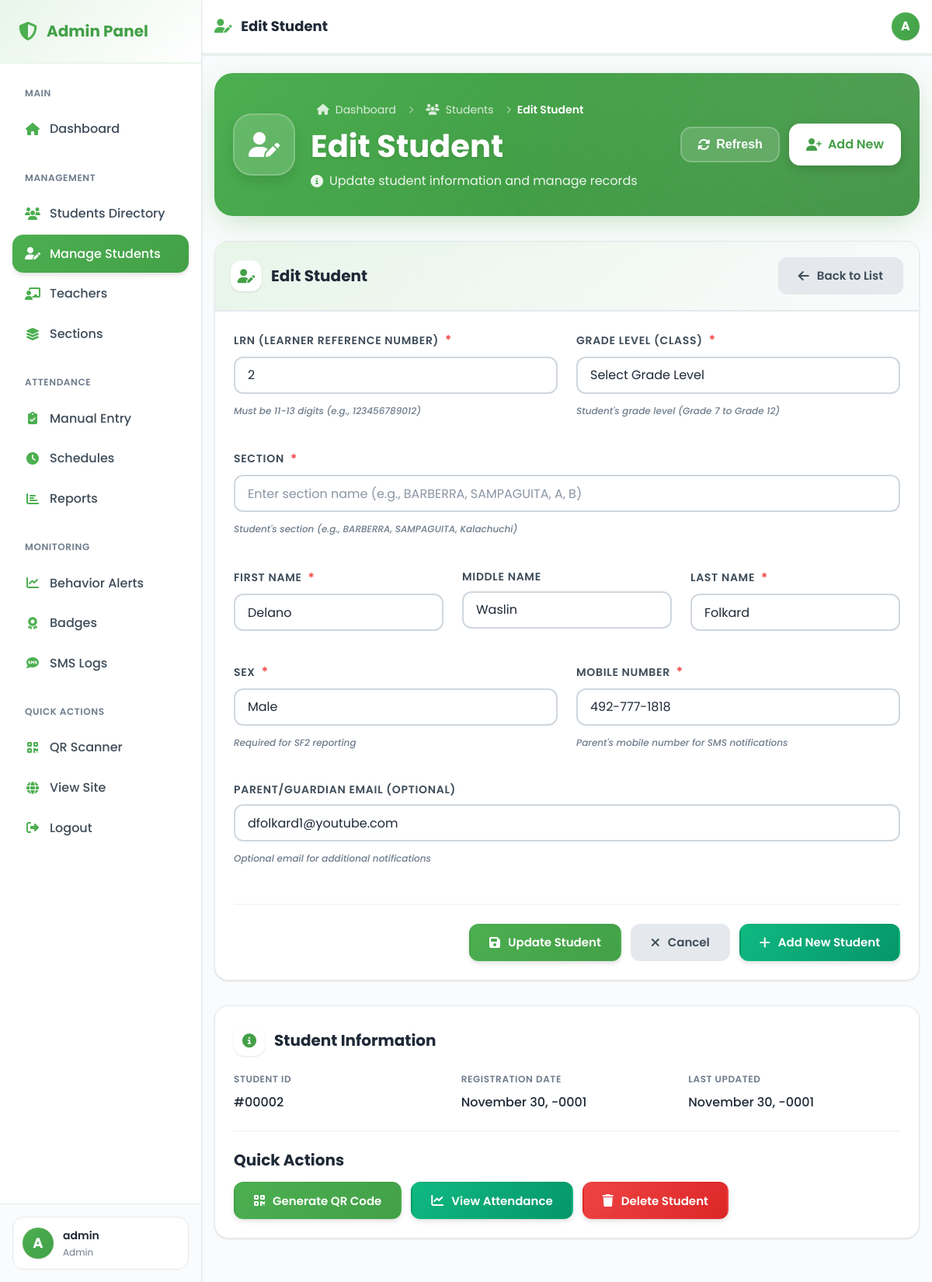
Screenshot of /admin/manage_students.php?id=2 (signed in) with the database file from the repository.
### tables this page shows
CREATE TABLE `students` (
  `id` int NOT NULL,
  `lrn` varchar(13) NOT NULL COMMENT 'Learner Reference Number (11-13 digits)',
  `first_name` varchar(50) NOT NULL,
  `middle_name` varchar(50) DEFAULT NULL COMMENT 'Middle name for DepEd forms',
  `last_name` varchar(50) NOT NULL,
  `sex` enum('Male','Female','M','F') NOT NULL DEFAULT 'Male' COMMENT 'Sex for SF2 reporting',
  `email` varchar(50) NOT NULL COMMENT 'Parent email for alerts notifications',
  `class` varchar(50) NOT NULL COMMENT 'Grade level (e.g., Grade 12)',
  `section` varchar(50) DEFAULT NULL COMMENT 'Section name (e.g., BARBERRA)',
  `qr_code` varchar(255) DEFAULT NULL COMMENT 'QR code data for scanning',
  `created_at` timestamp NULL DEFAULT CURRENT_TIMESTAMP,
  `mobile_number` varchar(15) NOT NULL DEFAULT '' COMMENT 'Parent mobile number for SMS notifications'
);

### admin/config.php (called while the page is built, shortened)
<?php
function sanitizeOutput($input) {
    return htmlspecialchars($input, ENT_QUOTES, 'UTF-8');
}
?>

### admin/manage_students.php (the view, shortened to what this page needs)
<?php
require_once 'config.php';
$pageTitle = isset($_GET['id']) ? 'Edit Student' : 'Add Student';
$pageIcon = isset($_GET['id']) ? 'user-edit' : 'user-plus';
$editMode = false;
$editStudent = null;
if (isset($_GET['id'])) {
    $editMode = true;
    $editId = intval($_GET['id']);
    try {
        $stmt = $pdo->prepare("SELECT * FROM students WHERE id = ?");
        $stmt->execute([$editId]);
        $editStudent = $stmt->fetch(PDO::FETCH_ASSOC);
    } catch (Exception $e) {
        $message = "Error retrieving student information.";
        $messageType = "error";
        error_log("Edit student error: " . $e->getMessage());
    }
}
include 'includes/header_modern.php';
?>
<div class="page-header-enhanced">
    <div class="page-header-background">
        <div class="header-gradient-overlay"></div>
        <div class="header-pattern"></div>
    </div>
    <div class="page-header-content-enhanced">
        <div class="page-title-section">
            <div class="page-icon-enhanced">
                <i class="fas fa-<?php echo $pageIcon; ?>"></i>
            </div>
            <div class="page-title-content">
                <div class="breadcrumb-nav">
                    <a href="dashboard.php" class="breadcrumb-link">
                        <i class="fas fa-home"></i>
                        <span>Dashboard</span>
                    </a>
                    <i class="fas fa-chevron-right breadcrumb-separator"></i>
                    <a href="view_students.php" class="breadcrumb-link">
                        <i class="fas fa-users"></i>
                        <span>Students</span>
                    </a>
                    <i class="fas fa-chevron-right breadcrumb-separator"></i>
                    <span class="breadcrumb-current"><?php echo $pageTitle; ?></span>
                </div>
                <h1 class="page-title-enhanced"><?php echo $pageTitle; ?></h1>
                <p class="page-subtitle-enhanced">
                    <i class="fas fa-info-circle"></i>
                    <span><?php echo $editMode ? 'Update student information and manage records' : 'Register a new student in the system'; ?></span>
                </p>
            </div>
        </div>
        <div class="page-actions-enhanced">
            <?php if ($editMode): ?>
                <button class="btn-header btn-header-secondary" onclick="window.location.reload()">
                    <i class="fas fa-sync-alt"></i>
                    <span>Refresh</span>
                </button>
                <a href="manage_students.php" class="btn-header btn-header-primary">
                    <i class="fas fa-user-plus"></i>
                    <span>Add New</span>
                </a>
            <?php endif; ?>
        </div>
    </div>
</div>
<div class="form-card">
    <div class="form-card-header">
        <h3 class="form-card-title">
            <i class="fas fa-<?php echo $editMode ? 'user-edit' : 'user-plus'; ?>"></i>
            <?php echo $editMode ? 'Edit Student' : 'Add New Student'; ?>
        </h3>
        <div class="card-actions">
            <a href="view_students.php" class="btn btn-secondary">
                <i class="fas fa-arrow-left"></i>
                <span>Back to List</span>
            </a>
        </div>
    </div>
    <div class="form-card-body">
        <?php if ($editMode && !$editStudent): ?>
            <div class="alert alert-error">
                <div class="alert-icon">
                    <i class="fas fa-exclamation-triangle"></i>
                </div>
                <div class="alert-content">
                    Student not found. <a href="view_students.php" style="color: inherit; text-decoration: underline;">Return to student list</a>
                </div>
            </div>
        <?php else: ?>
            <form method="POST" action="" class="student-form">
                <div class="form-grid two-col">
                    <div class="form-group">
                        <label for="lrn">
                            LRN (Learner Reference Number)
                            <span class="required">*</span>
                        </label>
                        <input type="text"
                               id="lrn"
                               name="lrn"
                               class="form-input"
                               required
                               pattern="[0-9]{11,13}"
                               maxlength="13"
                               minlength="11"
                               placeholder="Enter 11-13 digit LRN"
                               value="<?php echo sanitizeOutput($editStudent['lrn'] ?? ''); ?>">
                        <small class="form-help">Must be 11-13 digits (e.g., 123456789012)</small>
                    </div>
                    <div class="form-group">
                        <label for="class">
                            Grade Level (Class)
                            <span class="required">*</span>
                        </label>
                        <select id="class"
                                name="class"
                                class="form-select"
                                required>
                            <option value="">Select Grade Level</option>
                        </select>
                        <small class="form-help">Student's grade level (Grade 7 to Grade 12)</small>
                    </div>
                </div>
                <div class="form-grid">
                    <div class="form-group">
                        <label for="section">
                            Section
                            <span class="required">*</span>
                        </label>
                        <input type="text"
                               id="section"
                               name="section"
                               class="form-input"
                               required
                               maxlength="100"
                               placeholder="Enter section name (e.g., BARBERRA, SAMPAGUITA, A, B)"
                               value="<?php echo sanitizeOutput($editStudent['section'] ?? ''); ?>"
                               list="section-suggestions">
                        <small class="form-help">Student's section (e.g., BARBERRA, SAMPAGUITA, Kalachuchi)</small>
                    </div>
                </div>
                <div class="form-grid three-col">
                    <div class="form-group">
                        <label for="first_name">
                            First Name
                            <span class="required">*</span>
                        </label>
                        <input type="text"
                               id="first_name"
                               name="first_name"
                               class="form-input"
                               required
                               maxlength="50"
                               placeholder="Enter first name"
                               value="<?php echo sanitizeOutput($editStudent['first_name'] ?? ''); ?>">
                    </div>
                    <div class="form-group">
                        <label for="middle_name">Middle Name</label>
                        <input type="text"
                               id="middle_name"
                               name="middle_name"
                               class="form-input"
                               maxlength="50"
                               placeholder="Enter middle name (optional)"
                               value="<?php echo sanitizeOutput($editStudent['middle_name'] ?? ''); ?>">
                    </div>
                    <div class="form-group">
                        <label for="last_name">
                            Last Name
                            <span class="required">*</span>
                        </label>
                        <input type="text"
                               id="last_name"
                               name="last_name"
                               class="form-input"
                               required
                               maxlength="50"
                               placeholder="Enter last name"
                               value="<?php echo sanitizeOutput($editStudent['last_name'] ?? ''); ?>">
                    </div>
                </div>
                <div class="form-grid two-col">
                    <div class="form-group">
                        <label for="sex">
                            Sex
                            <span class="required">*</span>
                        </label>
                        <select id="sex"
                                name="sex"
                                class="form-select"
                                required>
                            <option value="Male" <?php echo (($editStudent['sex'] ?? '') === 'Male') ? 'selected' : ''; ?>>Male</option>
                        </select>
                        <small class="form-help">Required for SF2 reporting</small>
                    </div>
                    <div class="form-group">
                        <label for="mobile_number">
                            Mobile Number
                            <span class="required">*</span>
                        </label>
                        <input type="tel"
                               id="mobile_number"
                               name="mobile_number"
                               class="form-input"
                               required
                               maxlength="15"
                               placeholder="09XX-XXX-XXXX"
                               value="<?php echo sanitizeOutput($editStudent['mobile_number'] ?? ''); ?>">
                        <small class="form-help">Parent's mobile number for SMS notifications</small>
                    </div>
                </div>
                <div class="form-grid">
                    <div class="form-group">
                        <label for="email">
                            Parent/Guardian Email
                            <span class="optional">(optional)</span>
                        </label>
                        <input type="email"
                               id="email"
                               name="email"
                               class="form-input"
                               maxlength="50"
                               placeholder="parent@example.com"
                               value="<?php echo sanitizeOutput($editStudent['email'] ?? ''); ?>">
                        <small class="form-help">Optional email for additional notifications</small>
                    </div>
                </div>
                <div class="form-actions">
                    <button type="submit" class="btn btn-primary">
                        <i class="fas fa-<?php echo $editMode ? 'save' : 'plus'; ?>"></i>
                        <span><?php echo $editMode ? 'Update Student' : 'Add Student'; ?></span>
                    </button>
                    <a href="view_students.php" class="btn btn-secondary">
                        <i class="fas fa-times"></i>
                        <span>Cancel</span>
                    </a>
                    <?php if ($editMode): ?>
                        <a href="manage_students.php" class="btn btn-success">
                            <i class="fas fa-plus"></i>
                            <span>Add New Student</span>
                        </a>
                    <?php endif; ?>
                </div>
            </form>
        <?php endif; ?>
    </div>
</div>
<?php if ($editMode && $editStudent): ?>
    <div class="info-card">
        <h3 class="form-card-title" style="margin-bottom: var(--space-5);">
            <i class="fas fa-info-circle"></i>
            Student Information
        </h3>
        <div class="info-grid">
            <div class="info-item">
                <label>Student ID</label>
                <span>#<?php echo str_pad($editStudent['id'], 5, '0', STR_PAD_LEFT); ?></span>
            </div>
            <div class="info-item">
                <label>Registration Date</label>
                <span><?php echo date('F d, Y', strtotime($editStudent['created_at'])); ?></span>
            </div>
            <div class="info-item">
                <label>Last Updated</label>
                <span><?php echo date('F d, Y', strtotime($editStudent['updated_at'] ?? $editStudent['created_at'])); ?></span>
            </div>
        </div>
        <div class="quick-actions-section">
            <h4 class="quick-actions-title">Quick Actions</h4>
            <div class="action-buttons">
                <button
                    class="btn btn-primary"
                    data-action="generate-qr"
                    data-lrn="<?php echo htmlspecialchars($editStudent['lrn']); ?>"
                    data-name="<?php echo htmlspecialchars($editStudent['first_name'] . ' ' . $editStudent['last_name']); ?>">
                    <i class="fas fa-qrcode"></i>
                    <span>Generate QR Code</span>
                </button>
                <a href="attendance_reports.php?lrn=<?php echo urlencode($editStudent['lrn']); ?>"
                   class="btn btn-success" target="_blank">
                    <i class="fas fa-chart-line"></i>
                    <span>View Attendance</span>
                </a>
                <button class="btn btn-danger" data-action="show-delete-modal">
                    <i class="fas fa-trash"></i>
                    <span>Delete Student</span>
                </button>
            </div>
        </div>
    </div>
<?php endif; ?>
<link rel="stylesheet" href="../css/admin-students-mobile.css">
<?php include 'includes/footer_modern.php'; ?>

### rows the page displays
students: lrn "2", first_name "Delano", middle_name "Waslin", last_name "Folkard", sex "Male", mobile_number "492-777-1818", email "dfolkard1@youtube.com", id "00002", created_at "November 30, -0001"

### other values shown
substr($currentAdmin['username'], 0, 1) "A"
sanitizeOutput($currentAdmin['username']) "admin"
sanitizeOutput($currentAdmin['role']) "Admin"
$pageTitle "Edit Student"
